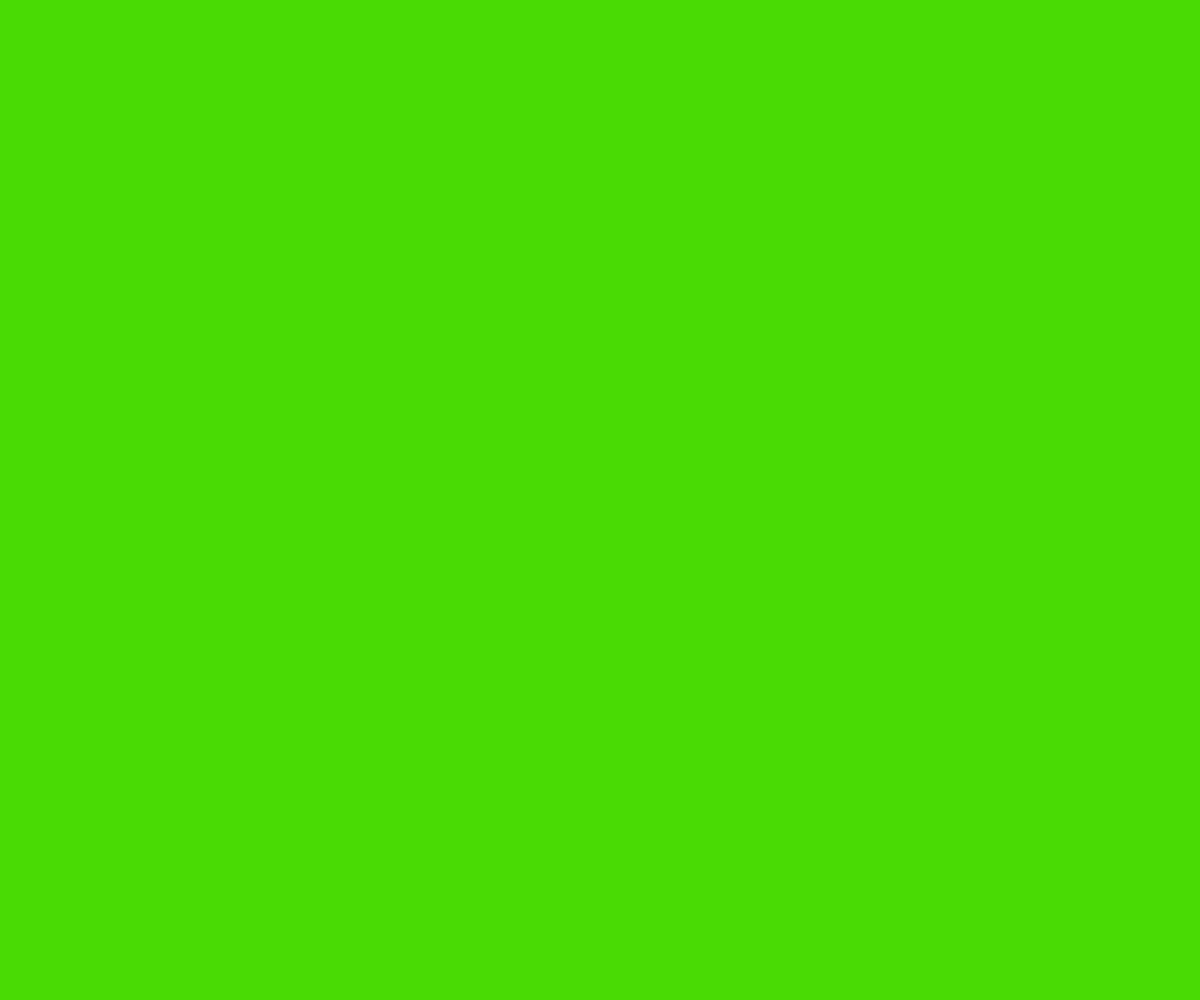
Frame 1 (no input)
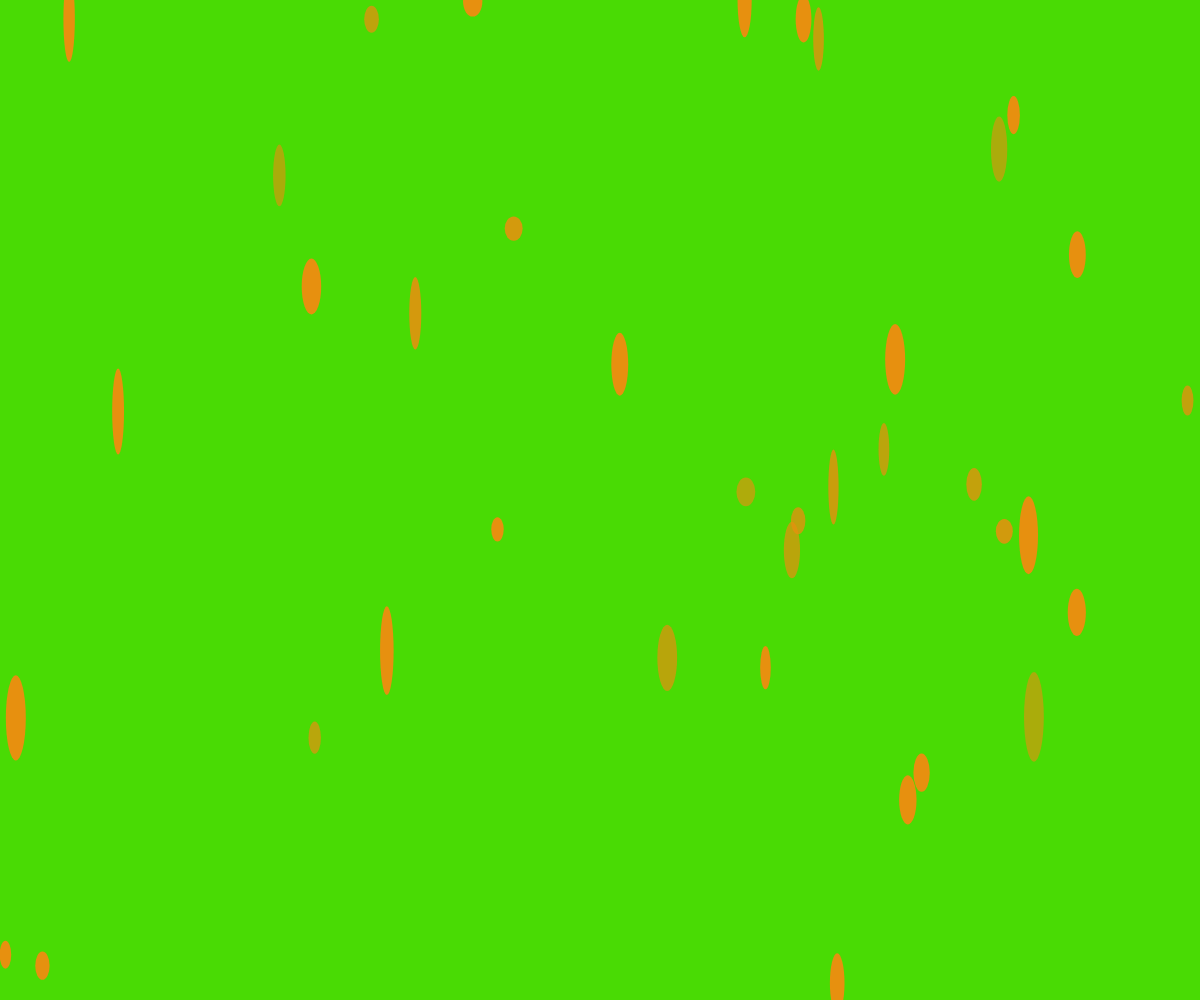
Frame 60 (no input)
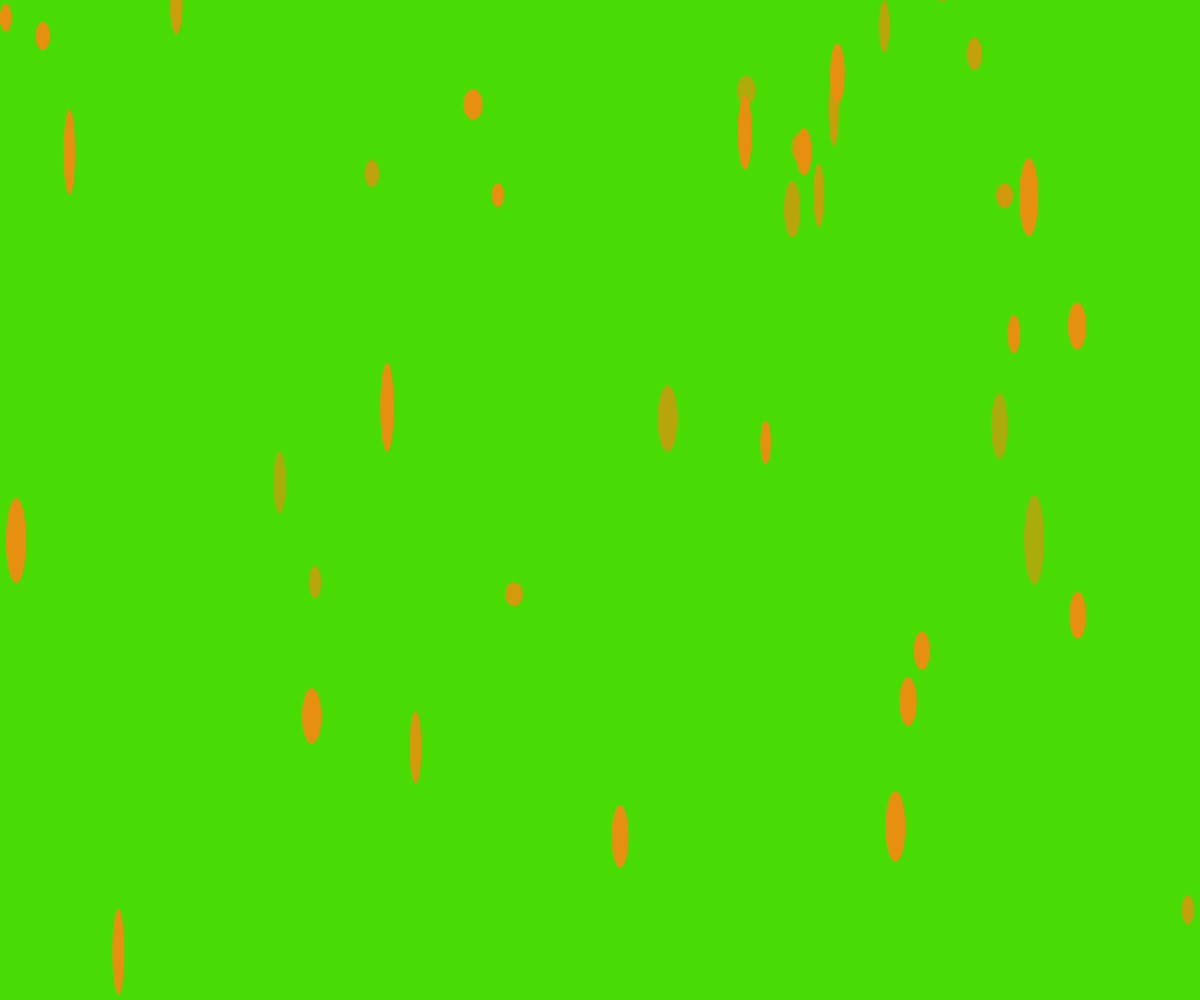
Frame 120 (the mouse pressed at the canvas centre since frame 60)

The p5.js sketch that drew these frames (run headless with seeded random() and noise() and a simulated clock; from frame 60 on, the mouse is pressed at the canvas centre):

// p5.js sketch
// ── sketch.js
/*jshint esversion: 6 */
// the above code stops an error with JSLint not allowing me to use the "let" function

//Set array for number of balls
let balls = [];
let num_of_balls = 20;
let backcolor;

// Draw canvas and initiate bubbles cycling through an array of total number of bubbles with individual values for alpha
function setup () {

  createCanvas(windowWidth, windowHeight);
  backcolor = color(73, 219, 4);
//Bubble array 1
  for (let i = 0; i< num_of_balls; i++) {
    balls.push( new Bubble(231, 144, 15, random(150,255)) );
  }
//bubble array 2
  for (let i = 0; i< num_of_balls; i++) {
    balls.push( new Bubble(231, 144, 15) );
  }
}

function draw() {
  background(backcolor);
// draw the balls capped at the total of 20
  for(var i = 0; i < balls.length; i++) {
    balls[i].frame();
  }
}
//create the bubble object, including variables to be called in later actions
class Bubble{

constructor(colorR, colorG, colorB, alpha) {
this.w_size = random (10,20);
this.h_size = random (20,90);
this.x_location = random(0,width);
this.y_location = -100;
this.x_move = 0;
this.y_move = random(30);
this.color = color(colorR, colorG, colorB, alpha);
}
//call functions created below to act upon the object
frame() {
  this.display();
  this.move();
}
//Draw the bubble
display() {
translate (0, 0);
fill(this.color);
noStroke();

//bubble value
ellipse(this.x_location, this.y_location, this.w_size, this.h_size);
}
//create a movement function to act upon the bubble
move() {
this.x_location += this.x_move;
this.y_location += this.y_move;
// force the bubbles to restart once hitting the bottom of the screen.
if (this.y_location > height) {
  this.y_location = 0;
}

}
}

// ── sketch - Copy.js
/*jshint esversion: 6 */
// the above code stops an error with JSLint not allowing me to use the "let" function

//
let border1;
let border2;
let paddle1;
let ball;
let bricks = [];
let bricks1 = [];
let bricks2 = [];
let bricks3 = [];
// Draw canvas
function setup () {
createCanvas(windowWidth, windowHeight);
backcolor = color(73, 219, 4);
border1 = new square(0, 0, windowWidth/3, windowHeight);
border2 = new square(windowWidth - windowWidth/3, 0, windowWidth/3, windowHeight);
paddle1 = new paddle(windowHeight - 50, 200, 30);
ball = new Ball(windowWidth/2,windowHeight/1.5);
for (let i = 0; i < 6; i++) {
  let x = (windowWidth/3 + 20) + 100 * i;
  bricks [i] = new Bricks(x,windowHeight/3 - 100);
  bricks1 [i] = new Bricks(x,windowHeight/3 + -150);
  bricks2 [i] = new Bricks(x,windowHeight/3 + -200);
  bricks3 [i] = new Bricks(x,windowHeight/3 + -250);
}
}
  function draw() {
    background(backcolor);
    border1.display();
    border2.display();
    paddle1.display();
    ball.display();
    ball.move();
    ball.edgeCheck();
    for (let i = 0; i < bricks.length; i++) {
    bricks[i].display();
    bricks1[i].display();
    bricks2[i].display();
    bricks3[i].display();
//if (bricks.intercepts(ball)) {
//}
//var d = dist(ball.x,ball.y, bricks.x, bricks.y);
//if (d < bricks.x + ball.x) {
  //bricks.splice(i,1);
  }
  }
//Draw borders
class square {
    constructor(x, y, w, h) {
    this.x = x;
    this.y = y;
    this.w = w;
    this.h = h;
  }

  display(){
    push();
    stroke(0);
    fill(10);
    rect(this.x, this.y, this.w, this.h );
    pop();
}
}
//Draw the paddle
  class paddle {
  constructor(y, w, h ) {
      //this.x = x;
      this.y = y;
      this.w = w;
      this.h = h;
      this.mouseX = mouseX;
      this.leftwall = windowWidth / 3;
      this.rightwall = windowWidth / 3 * 2 - 200;
      this.xc = this.xc;

    }
    display(){
      stroke(1);
      fill(100);
      rect(constrain(mouseX, this.leftwall, this.rightwall), this.y, this.w, this.h );
    }
  }

  class Ball {
  constructor(x,y) {
  this.x = x;
  this.y = y;
  this.r = 15;
  this.x_move = 1;
  this.y_move = 3;
  }
  display(){
    stroke(1);
    fill(100);
    ellipse(this.x, this.y, this.r * 2, this.r * 2);
  }

  move() {
    this.y -= this.y_move;
    this.x += this.x_move;
  }
  edgeCheck() {
    if (this.x + this.r >= windowWidth / 3 * 2 || this.x - this.r <= windowWidth / 3  ) {
      this.x_move *= -1;
    }
    if (this.y + this.r >= 9000 || this.y - this.r <= 0) {
      this.y_move *= -1;
    }
    }
    }

// Draw the bricks
class Bricks {
  constructor(x,y) {
    this.x = x;
    this.y = y;
    this.w = 100;
    this.h = 50;
  }

  display() {
    stroke(1);
    fill(100);
    rect(this.x, this.y, this.w, this.h);

  }

}
